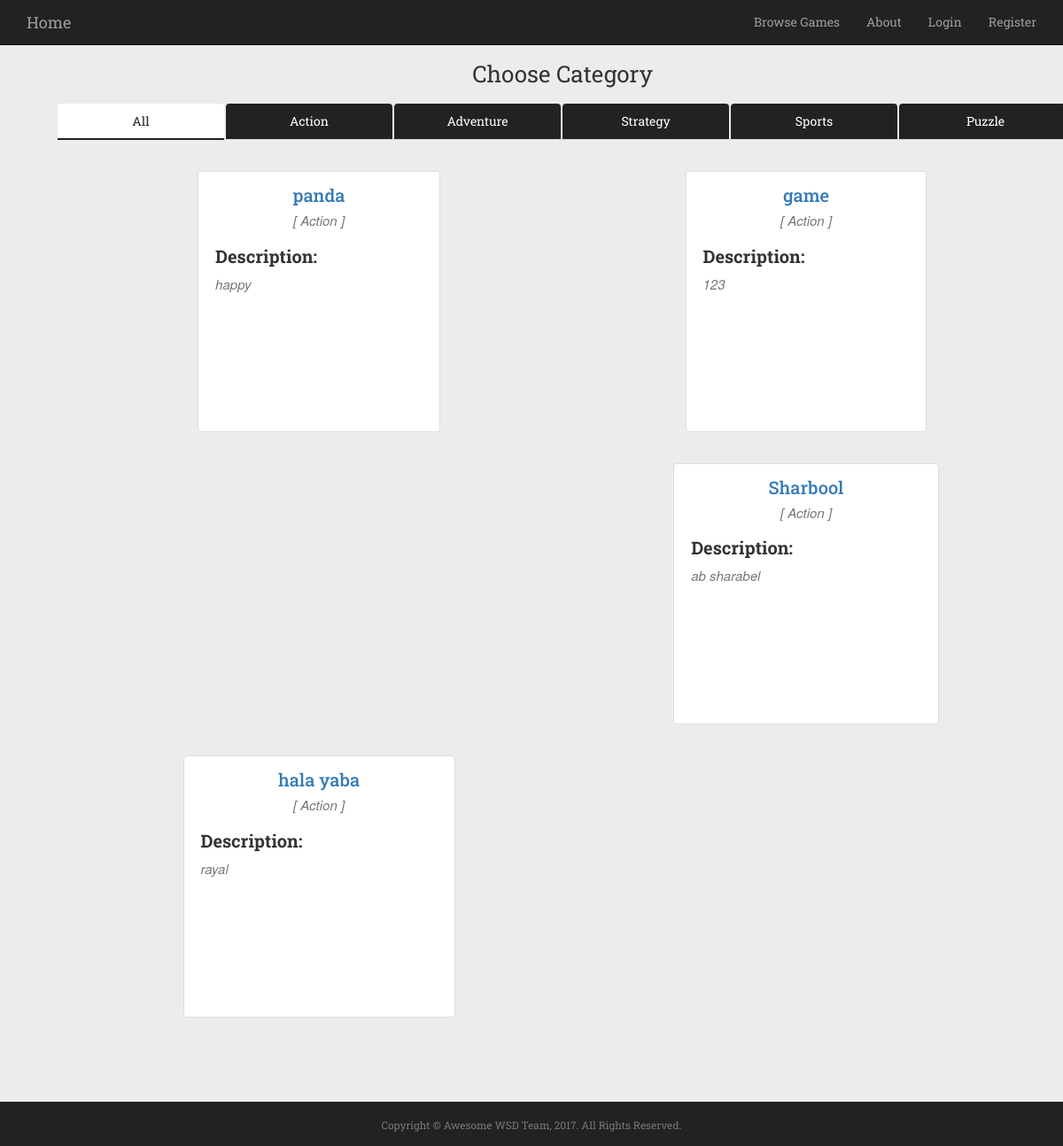
/browseGames/, run on an earlier commit of the app's database.
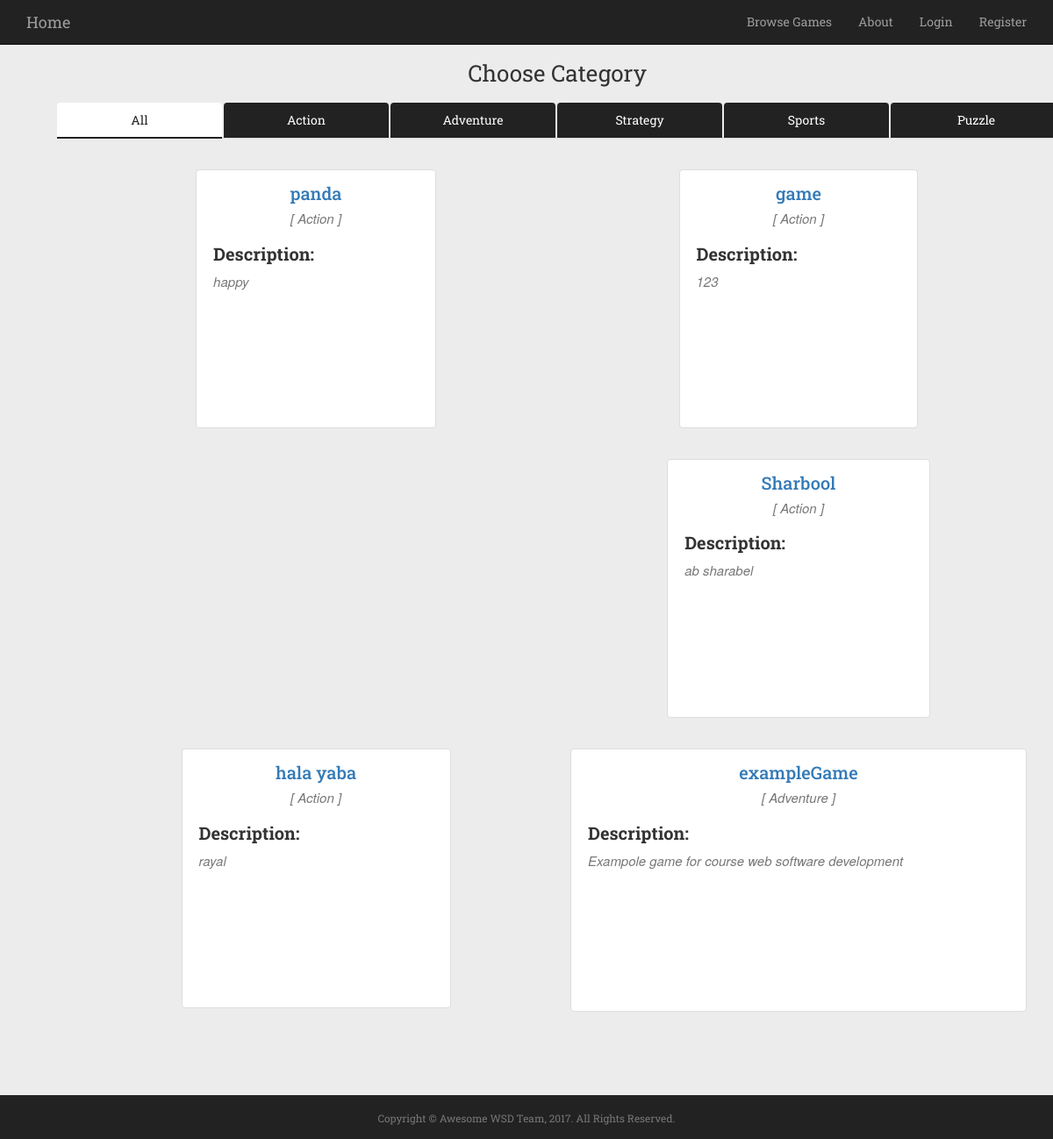
And on a later commit of the database.
### awsomeProject/models.py (models this page shows, shortened)
class Game(models.Model):
	Category_Choices = (
		('Action', 'Action'),
		('Adventure', 'Adventure'),
		('Sports', 'Sports'),
		('Strategy', 'Strategy'),
		('Puzzle', 'Puzzle')
	)
	name = models.CharField(max_length=255, unique=True)
	url = models.URLField()
	price = models.FloatField()
	description = models.TextField(max_length=300, default='')
	created = models.DateField(default=now, editable=False)
	category = models.CharField(max_length=20, choices=Category_Choices, default='Action')
	image = CloudinaryField('image')
	""" Informative name for mode """

### awsomeProject/views.py (the view)
# urls.py: url(r'^browseGames/$', views.browseGames, name='browseGames'),
def browseGames(request):
    all = Game.objects.all()
    action = all.filter(category='Action')
    adventure = all.filter(category='Adventure')
    sports = all.filter(category='Sports')
    strategy = all.filter(category='Strategy')
    puzzle = all.filter(category='Puzzle')
    return render(request, "browseGames.html", {"action" : action, "adventure" : adventure, "sports" : sports, "strategy" : strategy, "puzzle" : puzzle, "all" : all })

### awsomeProject/templates/browseGames.html (shortened to what this page needs)
{% extends "base.html" %}
{% block scriptsAndStylesheets %}
  {% load cloudinary %}
  {% load static %}
  <link rel="stylesheet" type="text/css" href="{% static 'css/browseGames.css' %}">
  <link rel="stylesheet" href="https://opensource.keycdn.com/fontawesome/4.7.0/font-awesome.min.css" />
{% endblock %}
{% block main %}
	<div class="col-lg-12" style="margin-bottom:15px; margin-top:15px">
		<div class="section-font"> Choose Category </div>
	</div>
<div class="container">
  <div class="row">
    <div class="col-md-12">
        <ul class="nav nav-tabs" role="tablist">
          <li role="presentation" class="active">
            <a href="#all" role="tab" data-toggle="tab">
               <span>All</span>
             </a>
           </li>
          <li role="presentation">
            <a href="#action" role="tab" data-toggle="tab">
               <span>Action</span>
             </a>
           </li>
          <li role="presentation">
            <a href="#adventure" role="tab" data-toggle="tab">
              <span>Adventure</span>
            </a>
          </li>
          <li role="presentation">
            <a href="#strategy" role="tab" data-toggle="tab">
               <span>Strategy</span>
             </a>
           </li>
          <li role="presentation">
            <a href="#sports" role="tab" data-toggle="tab">
              <span>Sports</span>
            </a>
          </li>
          <li role="presentation">
            <a href="#puzzle" role="tab" data-toggle="tab">
              <span>Puzzle</span>
            </a>
          </li>
        </ul>
        <div class="tab-content">
          <div role="tabpanel" class="tab-pane active" id="all">
            {% for game in all %}
        		<div class="col-md-6 text-center" style="padding-bottom:30px;">
        			<div class="img-thumbnail text-center">
        				<div class="col-md-12">
        				</div>
        				<div class="col-md-12">
        					<a href={%  url "game" game.name %}> <h4 class="service-heading">{{game.name}}<h4></a>
        					<h5 class="section-subheading text-muted">[ {{game.category}} ]</h5>
        				</div>
        				<div class="col-md-12 text-left game-description">
        					<h5 class="service-heading"><strong>Description:</strong></h5>
        					<p class="section-subheading text-muted">{{game.description}}</p>
        				</div>
        			</div>
        		</div>
        		{% endfor %}
          </div>
        </div>
    </div>
  </div>
</div>
{% endblock %}

What changed in the data, as far as the page shows it:
added Game: name "exampleGame", category "Adventure", description "Exampole game for course web software development"
